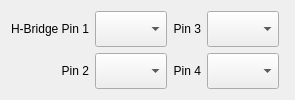
     <widget class="QWidget" name="tabDCMotor">
      <attribute name="title">
       <string>DC Motor</string>
      </attribute>
      <layout class="QGridLayout" name="gridLayout_7">
       <item row="3" column="3">
        <widget class="ArduinoPinCombobox" name="comboBoxRCInterfacePin_6">
         <property name="enabled">
          <bool>true</bool>
         </property>
         <property name="sizePolicy">
          <sizepolicy hsizetype="Minimum" vsizetype="Minimum">
           <horstretch>0</horstretch>
           <verstretch>0</verstretch>
          </sizepolicy>
         </property>
        </widget>
       </item>
       <item row="0" column="3">
        <widget class="ArduinoPinCombobox" name="comboBoxRCInterfacePin_4">
         <property name="enabled">
          <bool>true</bool>
         </property>
         <property name="sizePolicy">
          <sizepolicy hsizetype="Minimum" vsizetype="Minimum">
           <horstretch>0</horstretch>
           <verstretch>0</verstretch>
          </sizepolicy>
         </property>
        </widget>
       </item>
       <item row="0" column="1">
        <widget class="ArduinoPinCombobox" name="comboBoxRCInterfacePin_3">
         <property name="enabled">
          <bool>true</bool>
         </property>
         <property name="sizePolicy">
          <sizepolicy hsizetype="Minimum" vsizetype="Minimum">
           <horstretch>0</horstretch>
           <verstretch>0</verstretch>
          </sizepolicy>
         </property>
        </widget>
       </item>
       <item row="0" column="0">
        <widget class="QLabel" name="label_11">
         <property name="sizePolicy">
          <sizepolicy hsizetype="Minimum" vsizetype="Minimum">
           <horstretch>0</horstretch>
           <verstretch>0</verstretch>
          </sizepolicy>
         </property>
         <property name="text">
          <string>H-Bridge Pin 1</string>
         </property>
         <property name="alignment">
          <set>Qt::AlignRight|Qt::AlignTrailing|Qt::AlignVCenter</set>
         </property>
        </widget>
       </item>
       <item row="3" column="2">
        <widget class="QLabel" name="label_13">
         <property name="sizePolicy">
          <sizepolicy hsizetype="Minimum" vsizetype="Minimum">
           <horstretch>0</horstretch>
           <verstretch>0</verstretch>
          </sizepolicy>
         </property>
         <property name="text">
          <string>Pin 4</string>
         </property>
         <property name="alignment">
          <set>Qt::AlignRight|Qt::AlignTrailing|Qt::AlignVCenter</set>
         </property>
        </widget>
       </item>
       <item row="3" column="0">
        <widget class="QLabel" name="label_14">
         <property name="sizePolicy">
          <sizepolicy hsizetype="Minimum" vsizetype="Minimum">
           <horstretch>0</horstretch>
           <verstretch>0</verstretch>
          </sizepolicy>
         </property>
         <property name="text">
          <string>Pin 2</string>
         </property>
         <property name="alignment">
          <set>Qt::AlignRight|Qt::AlignTrailing|Qt::AlignVCenter</set>
         </property>
        </widget>
       </item>
       <item row="3" column="1">
        <widget class="ArduinoPinCombobox" name="comboBoxRCInterfacePin_5">
         <property name="enabled">
          <bool>true</bool>
         </property>
         <property name="sizePolicy">
          <sizepolicy hsizetype="Minimum" vsizetype="Minimum">
           <horstretch>0</horstretch>
           <verstretch>0</verstretch>
          </sizepolicy>
         </property>
        </widget>
       </item>
       <item row="0" column="2">
        <widget class="QLabel" name="label_12">
         <property name="sizePolicy">
          <sizepolicy hsizetype="Minimum" vsizetype="Minimum">
           <horstretch>0</horstretch>
           <verstretch>0</verstretch>
          </sizepolicy>
         </property>
         <property name="text">
          <string>Pin 3</string>
         </property>
         <property name="alignment">
          <set>Qt::AlignRight|Qt::AlignTrailing|Qt::AlignVCenter</set>
         </property>
        </widget>
       </item>
       <item row="0" column="4">
        <spacer name="horizontalSpacer_6">
         <property name="sizePolicy">
          <sizepolicy hsizetype="Expanding" vsizetype="Minimum">
           <horstretch>0</horstretch>
           <verstretch>0</verstretch>
          </sizepolicy>
         </property>
         <property name="orientation">
          <enum>Qt::Horizontal</enum>
         </property>
         <property name="sizeType">
          <enum>QSizePolicy::Expanding</enum>
         </property>
         <property name="sizeHint" stdset="0">
          <size>
           <width>5</width>
           <height>5</height>
          </size>
         </property>
        </spacer>
       </item>
      </layout>
     </widget>
